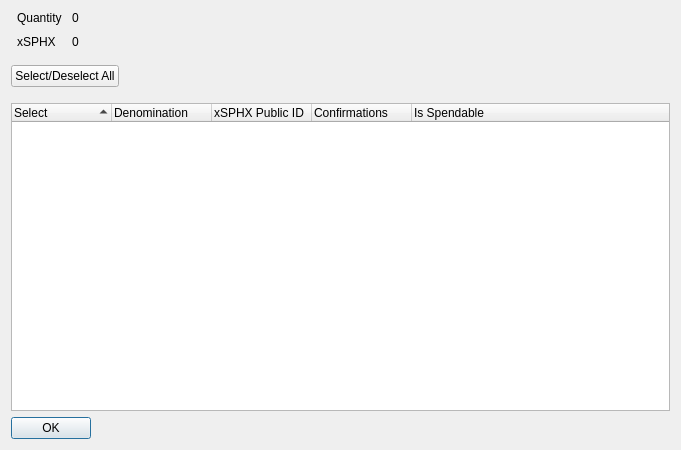
<?xml version="1.0" encoding="UTF-8"?>
<ui version="4.0">
 <class>XIONControlDialog</class>
 <widget class="QDialog" name="XIONControlDialog">
  <property name="geometry">
   <rect>
    <x>0</x>
    <y>0</y>
    <width>681</width>
    <height>450</height>
   </rect>
  </property>
  <property name="minimumSize">
   <size>
    <width>681</width>
    <height>450</height>
   </size>
  </property>
  <property name="windowTitle">
   <string>Select xSPHX to Spend</string>
  </property>
  <layout class="QVBoxLayout" name="verticalLayout" stretch="0,0,0,0">
   <item>
    <layout class="QHBoxLayout" name="horizontalLayout" stretch="0,0">
     <property name="spacing">
      <number>-1</number>
     </property>
     <property name="bottomMargin">
      <number>10</number>
     </property>
     <item>
      <layout class="QFormLayout" name="formLayout">
       <property name="horizontalSpacing">
        <number>10</number>
       </property>
       <property name="verticalSpacing">
        <number>10</number>
       </property>
       <property name="leftMargin">
        <number>6</number>
       </property>
       <property name="rightMargin">
        <number>6</number>
       </property>
       <item row="0" column="0">
        <widget class="QLabel" name="labelQuantity">
         <property name="text">
          <string>Quantity</string>
         </property>
        </widget>
       </item>
       <item row="0" column="1">
        <widget class="QLabel" name="labelQuantity_int">
         <property name="text">
          <string>0</string>
         </property>
        </widget>
       </item>
       <item row="1" column="0">
        <widget class="QLabel" name="labelXION">
         <property name="text">
          <string>xSPHX</string>
         </property>
        </widget>
       </item>
       <item row="1" column="1">
        <widget class="QLabel" name="labelXION_int">
         <property name="text">
          <string>0</string>
         </property>
        </widget>
       </item>
      </layout>
     </item>
     <item>
      <spacer name="horizontalSpacer_2">
       <property name="orientation">
        <enum>Qt::Horizontal</enum>
       </property>
       <property name="sizeHint" stdset="0">
        <size>
         <width>40</width>
         <height>20</height>
        </size>
       </property>
      </spacer>
     </item>
    </layout>
   </item>
   <item>
    <layout class="QHBoxLayout" name="horizontalLayout3" stretch="0,0">
     <property name="spacing">
      <number>14</number>
     </property>
     <property name="bottomMargin">
      <number>10</number>
     </property>
     <item>
      <widget class="QPushButton" name="pushButtonAll">
       <property name="text">
        <string>Select/Deselect All</string>
       </property>
      </widget>
     </item>
     <item>
      <spacer name="horizontalSpacer">
       <property name="orientation">
        <enum>Qt::Horizontal</enum>
       </property>
       <property name="sizeHint" stdset="0">
        <size>
         <width>40</width>
         <height>20</height>
        </size>
       </property>
      </spacer>
     </item>
    </layout>
   </item>
   <item>
    <widget class="QTreeWidget" name="treeWidget">
     <property name="sizePolicy">
      <sizepolicy hsizetype="Expanding" vsizetype="Expanding">
       <horstretch>0</horstretch>
       <verstretch>0</verstretch>
      </sizepolicy>
     </property>
     <property name="minimumSize">
      <size>
       <width>0</width>
       <height>250</height>
      </size>
     </property>
     <property name="alternatingRowColors">
      <bool>true</bool>
     </property>
     <property name="sortingEnabled">
      <bool>true</bool>
     </property>
     <property name="columnCount">
      <number>5</number>
     </property>
     <attribute name="headerDefaultSectionSize">
      <number>100</number>
     </attribute>
     <column>
      <property name="text">
       <string notr="true">Select</string>
      </property>
     </column>
     <column>
      <property name="text">
       <string notr="true">Denomination</string>
      </property>
     </column>
     <column>
      <property name="text">
       <string notr="true">xSPHX Public ID</string>
      </property>
     </column>
     <column>
      <property name="text">
       <string notr="true">Confirmations</string>
      </property>
     </column>
     <column>
      <property name="text">
       <string>Is Spendable</string>
      </property>
     </column>
    </widget>
   </item>
   <item>
    <widget class="QDialogButtonBox" name="buttonBox">
     <property name="sizePolicy">
      <sizepolicy hsizetype="Maximum" vsizetype="Fixed">
       <horstretch>0</horstretch>
       <verstretch>0</verstretch>
      </sizepolicy>
     </property>
     <property name="orientation">
      <enum>Qt::Horizontal</enum>
     </property>
     <property name="standardButtons">
      <set>QDialogButtonBox::Ok</set>
     </property>
    </widget>
   </item>
  </layout>
 </widget>
 <resources/>
 <connections>
  <connection>
   <sender>buttonBox</sender>
   <signal>accepted()</signal>
   <receiver>XIONControlDialog</receiver>
   <slot>accept()</slot>
   <hints>
    <hint type="sourcelabel">
     <x>248</x>
     <y>254</y>
    </hint>
    <hint type="destinationlabel">
     <x>157</x>
     <y>274</y>
    </hint>
   </hints>
  </connection>
  <connection>
   <sender>buttonBox</sender>
   <signal>rejected()</signal>
   <receiver>XIONControlDialog</receiver>
   <slot>reject()</slot>
   <hints>
    <hint type="sourcelabel">
     <x>316</x>
     <y>260</y>
    </hint>
    <hint type="destinationlabel">
     <x>286</x>
     <y>274</y>
    </hint>
   </hints>
  </connection>
 </connections>
</ui>
